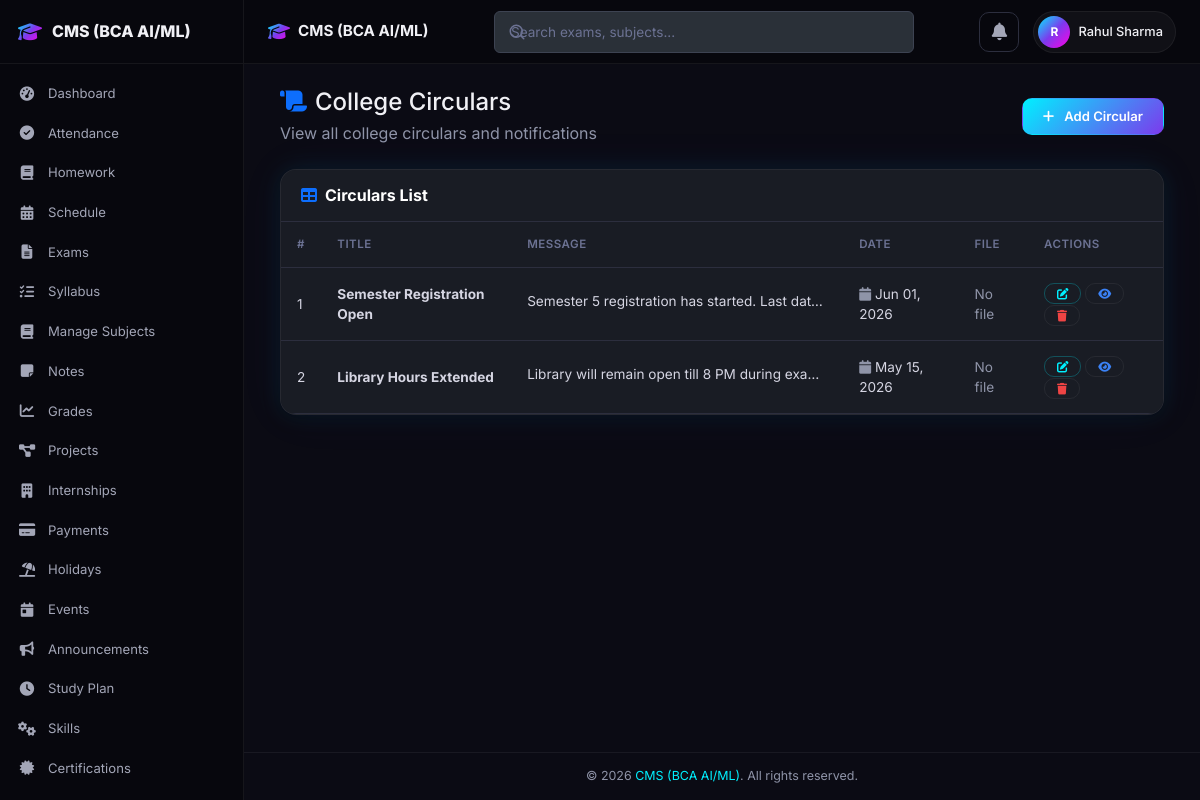
/circular.php (signed in), run on the app's committed database.
### tables this page shows
CREATE TABLE IF NOT EXISTS circulars (
    id INT AUTO_INCREMENT PRIMARY KEY,
    user_id INT NOT NULL,
    title VARCHAR(200) NOT NULL,
    message TEXT,
    date DATE NOT NULL,
    file_path VARCHAR(255) DEFAULT '',
    created_at TIMESTAMP DEFAULT CURRENT_TIMESTAMP,
    FOREIGN KEY (user_id) REFERENCES users(id) ON DELETE CASCADE,
    INDEX idx_circulars_user (user_id)
);

### includes/functions.php (called while the page is built, shortened)
<?php
function formatDate($date) {
    return date('M d, Y', strtotime($date));
}
function paginate($pdo, $table, $where, $params, $limit = 20, $pageKey = 'page') {
    $page = max(1, (int)($_GET[$pageKey] ?? 1));
    $countSql = "SELECT COUNT(*) FROM $table $where";
    $countStmt = $pdo->prepare($countSql);
    $countStmt->execute($params);
    $total = (int)$countStmt->fetchColumn();
    $totalPages = max(1, ceil($total / $limit));
    $page = min($page, $totalPages);
    $offset = ($page - 1) * $limit;
    return [
        'page' => $page,
        'limit' => $limit,
        'offset' => $offset,
        'total' => $total,
        'totalPages' => $totalPages,
        'sql' => " LIMIT $limit OFFSET $offset"
    ];
}

### circular.php (the view, shortened to what this page needs)
<?php
require_once 'config/db_connection.php';
require_once 'includes/functions.php';
$user_id = $_SESSION['user_id'];
$where = "WHERE user_id = ?";
$params = [$user_id];
$pagi = paginate($pdo, 'circulars', $where, $params, 20);
$stmt = $pdo->prepare("SELECT * FROM circulars $where ORDER BY date DESC" . $pagi['sql']);
$stmt->execute($params);
$circulars = $stmt->fetchAll(PDO::FETCH_ASSOC);
include 'includes/header.php';
include 'includes/navbar.php';
?>
<?php include 'includes/sidebar.php'; ?>
    <div class="app-content">
        <div class="container-fluid">
            <div class="d-flex justify-content-between align-items-center mb-4">
                <div>
                    <h4 class="mb-1"><i class="fas fa-scroll me-2 text-primary"></i>College Circulars</h4>
                    <p class="text-muted mb-0">View all college circulars and notifications</p>
                </div>
                <a href="add_circular.php" class="btn btn-primary">
                    <i class="fas fa-plus me-1"></i>Add Circular
                </a>
            </div>
            <div class="card mb-4">
                <div class="card-header bg-transparent">
                    <h6 class="card-title mb-0"><i class="fas fa-table me-2 text-primary"></i>Circulars List</h6>
                </div>
                <div class="card-body p-0">
                    <div class="table-responsive">
                        <table class="table table-hover mb-0">
                            <thead class="table-light">
                                <tr>
                                    <th>#</th>
                                    <th>Title</th>
                                    <th>Message</th>
                                    <th>Date</th>
                                    <th>File</th>
                                    <th>Actions</th>
                                </tr>
                            </thead>
                            <tbody>
                                <?php if (!empty($circulars)): ?>
                                    <?php foreach ($circulars as $index => $circular): ?>
                                        <tr>
                                            <td><?= $index + 1 ?></td>
                                            <td><strong><?= htmlspecialchars($circular['title']) ?></strong></td>
                                            <td>
                                                <span class="text-truncate d-inline-block" style="max-width: 300px;" title="<?= htmlspecialchars($circular['message']) ?>">
                                                    <?= htmlspecialchars($circular['message']) ?>
                                                </span>
                                            </td>
                                            <td>
                                                <i class="fas fa-calendar me-1 text-muted"></i><?= formatDate($circular['date']) ?>
                                            </td>
                                            <td>
                                                <?php if (!empty($circular['file_path'])): ?>
                                                    <a href="<?= htmlspecialchars($circular['file_path']) ?>" class="btn btn-sm btn-outline-primary" download>
                                                        <i class="fas fa-download me-1"></i>Download
                                                    </a>
                                                <?php else: ?>
                                                    <span class="text-muted">No file</span>
                                                <?php endif; ?>
                                            </td>
                                            <td>
                                                <a href="edit_circular.php?id=<?= $circular['id'] ?>" class="btn btn-sm btn-outline-primary" title="Edit"><i class="fas fa-edit"></i></a>
                                                <a href="view.php?type=circular&id=<?= $circular['id'] ?>" class="btn btn-sm btn-outline-info" title="View"><i class="fas fa-eye"></i></a>
                                                <a href="delete.php?type=circular&id=<?= $circular['id'] ?>" class="btn btn-sm btn-outline-danger" title="Delete" data-confirm="this circular"><i class="fas fa-trash"></i></a>
                                            </td>
                                        </tr>
                                    <?php endforeach; ?>
                                <?php endif; ?>
                            </tbody>
                        </table>
                    </div>
                </div>
            </div>
        </div>
    </div>
<?php include 'includes/footer.php'; ?>

### css/dark-fix.css (style rules this page uses)
.card, .card-panel, .detail-card, .info-card, .modal-content, .list-group-item, .card-header, .card-footer { background-color: #191c24 !important; color: #ffffff; }
.card .card-header, .card .card-footer { background-color: #191c24 !important; border-color: #2c2e3e; }
.card .card-body { background-color: transparent; color: #ffffff; }
.table { background-color: #191c24 !important; color: #d5d5e2; border-color: #2c2e3e; }
.table th { background-color: #191c24 !important; color: #6c7293 !important; border-color: #2c2e3e; font-weight: 600; }
.table td { background-color: #191c24 !important; color: #d5d5e2; border-color: #2c2e3e; }
.table-light, .table-light th, .table-light td, .bg-light, th.bg-light, td.bg-light, thead.bg-light, tbody.bg-light { background-color: #191c24 !important; color: #6c7293 !important; }
.table thead th { background-color: #191c24 !important; color: #6c7293 !important; border-bottom-color: #2c2e3e !important; }
.card .card-title, .card-title { color: #ffffff !important; }
.text-muted { color: #8f94a8 !important; }
table.table thead.table-light th, table.table thead.table-light, table.table thead tr.table-light th, table.table tbody.table-light td { background-color: #191c24 !important; color: #6c7293 !important; }

### data on the page
circulars: title "Semester Registration Open", message "Semester 5 registration has started. Last dat…", date "Jun 01, 2026", file_path "No file"
circulars: title "Library Hours Extended", message "Library will remain open till 8 PM during exa…", date "May 15, 2026", file_path "No file"

### other printed values
SITE_NAME "CMS (BCA AI/ML)"
substr($_SESSION['user_name'] ?? 'U', 0, 1) "R"
$_SESSION['user_name'] "Rahul Sharma"
